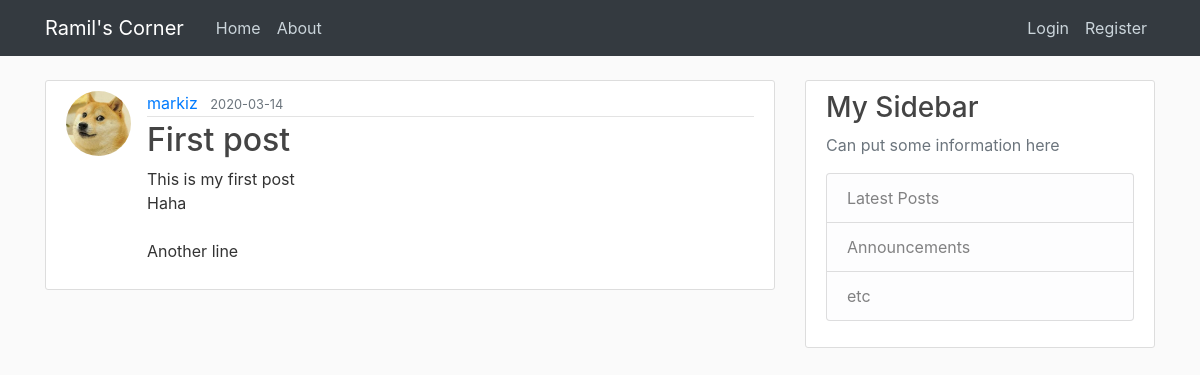
/post/1, run on the app's committed database.
### flaskblog/models.py (models this page shows, shortened)
class User(db.Model, UserMixin):
    id = db.Column(db.Integer, primary_key=True)
    username = db.Column(db.String(20), unique=True, nullable=False)
    email = db.Column(db.String(120), unique=True, nullable=False)
    image_file = db.Column(db.String(20), nullable=False, default='default.jpg')
    password = db.Column(db.String(60), nullable=False)
    posts = db.relationship('Post', backref='author', lazy=True)

class Post(db.Model):
    id = db.Column(db.Integer, primary_key=True)
    title = db.Column(db.String(100), nullable=False)
    date_posted = db.Column(db.DateTime, nullable=False, default=datetime.utcnow)
    content = db.Column(db.Text, nullable=False)
    user_id = db.Column(db.Integer, db.ForeignKey('user.id'), nullable=False)

### flaskblog/routes.py (the view)
@app.route("/post/<int:post_id>")
def post(post_id):
    post = Post.query.get_or_404(post_id)
    return render_template('post.html', title=post.title, post=post)

### flaskblog/templates/post.html (shortened to what this page needs)
{% extends "layout.html" %}
{% block content %}
  <article class="media content-section">
    <img class="rounded-circle article-img" src="{{ url_for('static', filename='profile_pics/' + post.author.image_file) }}">
    <div class="media-body">
      <div class="article-metadata">
        <a class="mr-2" href="#">{{ post.author.username }}</a>
        <small class="text-muted">{{ post.date_posted.strftime('%Y-%m-%d') }}</small>
      </div>
      <h2 class="article-title">{{ post.title }}</h2>
      <p class="article-content">{{ post.content }}</p>
    </div>
  </article>
{% endblock content %}

### flaskblog/static/main.css (style rules this page uses)
body { background: #fafafa; color: #333333; margin-top: 5rem; }
h1, h2, h3, h4, h5, h6 { color: #444444; }
.content-section { background: #ffffff; padding: 10px 20px; border: 1px solid #dddddd; border-radius: 3px; margin-bottom: 20px; }
.article-title { color: #444444; }
.article-content { white-space: pre-line; }
.article-img { height: 65px; width: 65px; margin-right: 16px; }
.article-metadata { padding-bottom: 1px; margin-bottom: 4px; border-bottom: 1px solid #e3e3e3 }

### data on the page
User: image_file (picture), author.username "markiz"
Post: date_posted "2020-03-14", title "First post", content "This is my first post Haha Another line"
